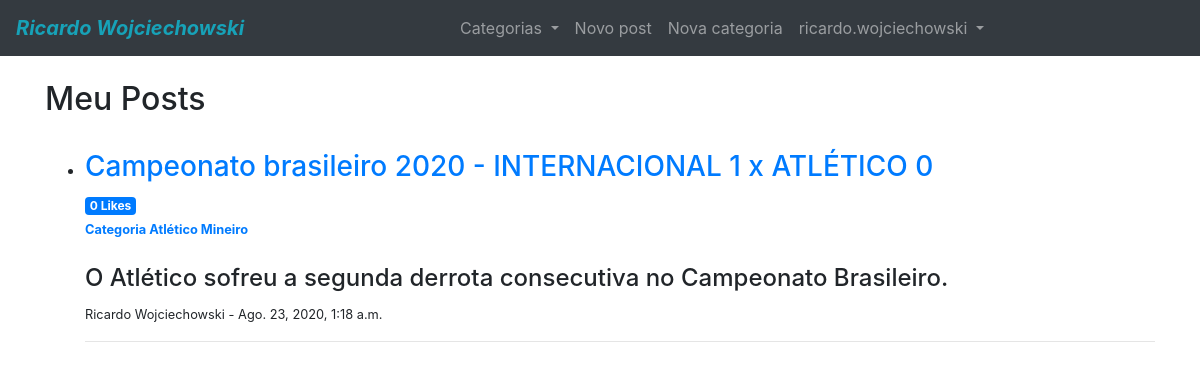
Screenshot of / (signed in) with the database file from the repository.
### blog/models.py (models this page shows, shortened)
class Post(models.Model):
    title = models.CharField(max_length=255)
    author = models.ForeignKey(User, on_delete=models.CASCADE)
    body = RichTextField(blank=True, null=True)
    post_date = models.DateTimeField(auto_now_add=True)
    category = models.CharField(max_length=255, default='sem categoria')
    snippet = models.CharField(max_length=255, default='Resumo do post')
    likes = models.ManyToManyField(User, related_name='blog_posts')
    def total_likes(self):
        return self.likes.count()

### blog/views.py (the view)
# urls.py: path('', HomeView.as_view(), name="home"),
class HomeView(ListView):
    model = Post
    template_name = 'home.html'
    ordering = ['-post_date']
    def get_context_data(self, *args, **kwargs):
        categories_menu = Category.objects.all()
        context = super(HomeView, self).get_context_data(*args, **kwargs)
        context["categories_menu"] = categories_menu
        return context

### blog/models.py (called while the page is built)
    def __str__(self):
        return self.name

### templates/home.html
{% extends 'base.html' %}
{% block content %}
<h2>Meu Posts</h2>
<ul>
    {% for post in object_list %}
        <br>
        <li>
            <h3><a href="{% url 'article-detail' post.pk %}">{{ post.title }}</a></h3>
            <small class="badge badge-primary">{{ post.total_likes }} Likes</small>
            <br>
            <small><a href="{% url 'category' post.category %}"><b>Categoria {{ post.category }}</b></a></small>
            <br><br>
            <h4>{{ post.snippet | safe }}</h4>
            <p><small>{{ post.author.first_name }} {{ post.author.last_name }} - {{ post.post_date }}</small></p>
        </li>
        <hr>
    {% endfor %}
</ul>
{% endblock %}

### templates/navbar.html (shortened to what this page needs)
<nav class="navbar navbar-expand-lg navbar-dark bg-dark mb-4">
    <a href="{% url 'home' %}" class=" navbar-brand text-info font-italic font-weight-bold">Ricardo Wojciechowski</a>
    <div class="collapse navbar-collapse" id="navbarSupportedContent">
        <ul class="navbar-nav mr-auto mx-auto">
        {% if categories_menu %}
            <li class="nav-item dropdown">
                <a class="nav-link dropdown-toggle" href="#" id="navbarDropdown" role="button" data-toggle="dropdown" aria-haspopup="true" aria-expanded="false">
                    Categorias
                </a>
            </li>
        {% endif %}
            {% if user.is_authenticated %}
                <li class="nav-item">
                    <a class="nav-link" href="{% url 'add-post' %}">Novo post</a>
                </li>
                <li class="nav-item {% if request.path == add_category %} active {% endif %}">
                    <a class="nav-link" href="{% url 'add-category' %}">Nova categoria</a>
                </li>
                <li class="nav-item dropdown">
                    <a class="nav-link dropdown-toggle" href="#" id="navbarDropdown" role="button" data-toggle="dropdown" aria-haspopup="true" aria-expanded="false">
                        {{ user.username }}
                    </a>
                </li>
            {% endif %}
        </ul>
    </div>
</nav>

### rows the page displays
Post: title "Campeonato brasileiro 2020 - INTERNACIONAL 1 x ATLÉTICO 0", total_likes "0", category "Atlético Mineiro", snippet "O Atlético sofreu a segunda derrota consecutiva no Campeonato Brasileiro.", author.first_name "Ricardo", author.last_name "Wojciechowski", post_date "Ago. 23, 2020, 1:18 a.m."

### other values shown
{{ user.username }} "ricardo.wojciechowski"
